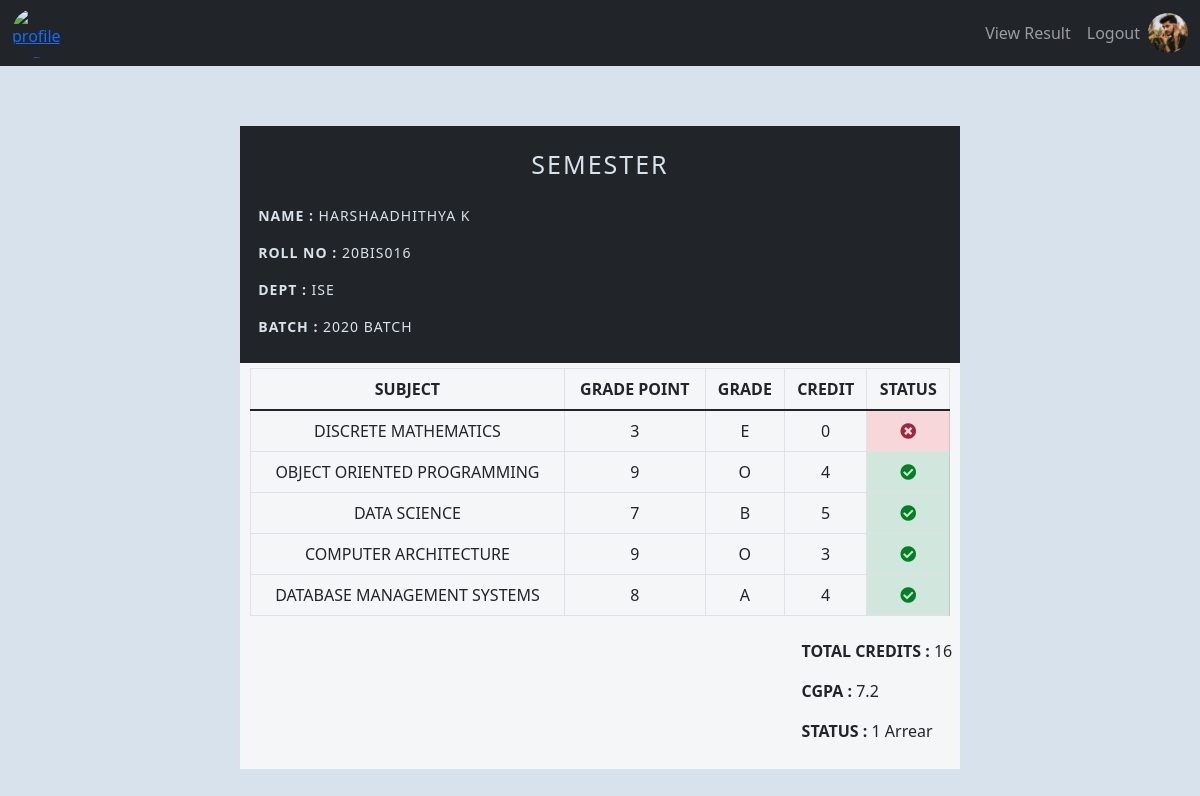
Screenshot of /result/view_result/8c9c0411e0d744a0b20cf405326b72d3 (signed in) with the database file from the repository.
### users/models.py (models this page shows, shortened)
class Profile(models.Model):
    roles_type=(
        ('admin','admin_user'),
        ('student','student_user')
    )
    gender_type=(
        ('M','Male'),
        ('F','Female')
    )
    user=models.OneToOneField(User,on_delete=models.CASCADE,null=True,blank=True)
    name=models.CharField(max_length=200)
    role=models.CharField(max_length=100,choices=roles_type)
    roll_no=models.CharField(max_length=15,unique=True)
    dept=models.ForeignKey(Department,on_delete=models.CASCADE,blank=True,null=True)
    batch=models.IntegerField(default=datetime.date.today().year, choices=year_choices())
    profile_img=models.ImageField(null=False,blank=False,upload_to='profiles/',default='profiles/user-default.jpg')
    address=models.TextField(null=True,blank=True)
    dob=models.DateField(null=True)
    gender=models.CharField(max_length=10,choices=gender_type,null=True)
    mobile=models.IntegerField(null=True)
    verified=models.BooleanField(null=True,blank=True)
    created=models.DateTimeField(auto_now_add=True)
    id=models.UUIDField(default=uuid.uuid4,unique=True,primary_key=True,editable=False)
    class Meta:
        ordering=['-batch','dept','roll_no','verified']

class Department(models.Model):
    name=models.CharField(max_length=200,unique=True)
    dept_expansion=models.CharField(max_length=200,unique=True,null=True)
    created=models.DateTimeField(auto_now_add=True)
    id=models.UUIDField(default=uuid.uuid4,unique=True,primary_key=True,editable=False)
    def __str__(self):
        return self.name
    class Meta:
        ordering=['name']

### results/models.py (models this page shows, shortened)
class Result(models.Model):
    grade_choice=(
        ('O','O'),('A','A'),('B','B'),('C','C'),('D','D'),('E','E')
    )
    status_choice=(
        (True,'Pass'),
        (False,'Fail')
    )
    student=models.ForeignKey(Profile,on_delete=models.CASCADE)
    semester=models.ForeignKey(Semester,on_delete=models.CASCADE,null=True,blank=True)
    subject=models.ForeignKey(Subject,null=True,on_delete=models.SET_NULL)
    credit=models.IntegerField(default=0,null=True,blank=True)
    grade=models.IntegerField(default=0,null=True,blank=True)
    grade_string=models.CharField(max_length=2,null=True,choices=grade_choice)
    status=models.BooleanField(default=0,choices=status_choice)
    created=models.DateTimeField(auto_now_add=True)
    id=models.UUIDField(default=uuid.uuid4,unique=True,primary_key=True,editable=False)
    class Meta:
        unique_together=('student','semester','subject')
        constraints = [
            models.UniqueConstraint(
                fields=('student','semester','subject'),
                name='unique for student subject and semester'
            )]

class Subject(models.Model):
    name=models.CharField(max_length=20,unique=True)
    subject_expansion=models.CharField(max_length=100,null=True)
    credit=models.IntegerField(default=0,null=True,blank=True)
    created=models.DateTimeField(auto_now_add=True)
    id=models.UUIDField(default=uuid.uuid4,unique=True,primary_key=True,editable=False)
    class Meta:
        ordering=['name']

class FinalResult(models.Model):
    student=models.ForeignKey(Profile,on_delete=models.CASCADE)
    semester=models.ForeignKey(Semester,on_delete=models.CASCADE,null=True,blank=True)
    cgpa=models.FloatField(default=0,null=True,blank=True)
    total_credits=models.IntegerField(default=0)
    no_of_arrears=models.IntegerField(default=0)
    created=models.DateTimeField(auto_now_add=True)
    id=models.UUIDField(default=uuid.uuid4,unique=True,primary_key=True,editable=False)
    class Meta:
        unique_together=('student','semester')
        ordering=['student__roll_no','-semester__year']

### results/views.py (the view)
# urls.py: path('result/',include('results.urls')),
@login_required(login_url='login')
def results(request,pk):
    profile=request.user.profile
    student_id=profile.id
    current_sem=Semester.objects.get(id=pk)
    results=Result.objects.filter(student=student_id,semester=pk)
    final_result=FinalResult.objects.get(student=student_id,semester=pk)
    context={'student':profile,'results':results,'current_sem':current_sem,'final_result':final_result}
    return render(request,'results/result.html',context)

### results/templates/results/result.html
{% extends 'main.html' %}
{% block content %}
<br>
<div class="container" style="width: 60%; background-color:#212529;  align-items:center; text-align:center; padding:20px 0 3px 0; margin-top:3%;">
      <p class="text-uppercase font-weight-light" style="color:#d8e2ed;  font-weight:lighter; font-size:25px; letter-spacing: 2px; ">Semester {{semester.semester_name}}</p>
</div>
<div class="container" style="width: 60%; background-color:#212529; text-align:justify; padding:2px 4px 10px 4px; font-size:14px;">
  <p class="text-uppercase" style="margin-inline-start: 2%; color:#d8e2ed; letter-spacing: 1px;" > <span style="font-weight: bold; color:#d8e2ed;">Name : </span >{{student.name}}</p>
  <p class="text-uppercase" style="margin-inline-start: 2%; color:#d8e2ed; letter-spacing: 1px;"> <span style="font-weight: bold; color:#d8e2ed;"> Roll no : </span >{{student.roll_no}}</p>
  <p class="text-uppercase" style="margin-inline-start: 2%; color:#d8e2ed; letter-spacing: 1px;"> <span style="font-weight: bold; color:#d8e2ed;"> Dept : </span >{{student.dept}}</p>
  <p class="text-uppercase" style="margin-inline-start: 2%; color:#d8e2ed; letter-spacing: 1px;"> <span style="font-weight: bold; color:#d8e2ed;"> Batch : </span >{{student.batch}} Batch</p>
</div>
<div class="container" style="width: 60%; background-color:#f5f6f7;  align-items:center; text-align:center; padding:5px 10px; " >
  <table class="table table-bordered">
      <thead>
          <tr>
            <th class="text-uppercase" scope="col">Subject</th>
            <th class="text-uppercase" scope="col"> <nobr>Grade Point</nobr></th>
            <th class="text-uppercase" scope="col">Grade</th>
            <th class="text-uppercase" scope="col">Credit</th>
            <th class="text-uppercase" scope="col">Status</th>
          </tr>
        </thead>
        <tbody>
        {% for result in results %}
          <tr>
            <td class="text-uppercase">{{result.subject.subject_expansion}}</td>
            <td>{{result.grade}}</td>
            <td>{{result.grade_string}}</td>
            <td>{{result.credit}}</td>
            {% if result.status == True %}
            <td class="text-uppercase table-success "><i class="fas fa-check-circle" style="color: #038024;"></i></td>
            {% else %}
            <td class="text-uppercase table-danger "><i class="fas fa-times-circle" style="color: #992943;"></i></td>
            {% endif %}
          </tr>
          {% endfor %}
        </tbody>
  </table>
</div>
<div class="container" style="width: 60%; background-color:#f5f6f7; text-align:justify; padding:2px 0 10px 0; margin-bottom:5%;">
  <p style="margin-inline-start: 78%;"> <span style="font-weight: bold;">TOTAL CREDITS : </span>{{final_result.total_credits}}</p>
  <p style="margin-inline-start: 78%;"> <span style="font-weight: bold;"> CGPA : </span>{{final_result.cgpa}}</p>
  {% if final_result.no_of_arrears == 0 %}
  <p style="margin-inline-start: 78%;"> <span style="font-weight: bold;"> STATUS : </span>All Clear</p>
  {% else %}
  <p style="margin-inline-start: 78%;"> <span style="font-weight: bold;"> STATUS : </span>{{final_result.no_of_arrears}} Arrear{{final_result.no_of_arrears|pluralize:"s"}}</p>
  {% endif %}
</div>
{% endblock %}

### templates/navbar.html (shortened to what this page needs)
{% load static %}
<nav class="navbar  navbar-expand-lg navbar-dark bg-dark ">
    <div class="container-fluid" style="height: 50px;">
      <a href="{% url 'home' %}"><img src="{% static 'images/kct-logo.png' %}" alt="profile img" class="mx-auto d-block rounded-circle" alt="demo" style="width: 50px; height: 50px; object-fit:cover; margin-left:15px;">
      <div class="collapse navbar-collapse" id="navbarNavDropdown" style="width: 100%; color:#212529" >
        <ul class="navbar-nav" style="margin-left: auto;">
        {% if request.user.is_authenticated %}
            {% if request.user.profile.role == 'admin' %}
              {% if request.user.profile.verified == True %}
                  <li class="nav-item">
                    <a class="nav-link" aria-current="page" href="{% url 'dept' %}">Departments</a>
                  </li>
                  <li class="nav-item">
                    <a class="nav-link" href="{% url 'subject' %}">Subjects</a>
                  </li>
                  <li class="nav-item">
                    <a class="nav-link" href="{% url 'semester' %}">Semesters</a>
                  </li>
                  <li class="nav-item">
                    <a class="nav-link" href="{% url 'student_result_home' %}">Results</a>
                  </li>
                  <li class="nav-item">
                    <a class="nav-link" href="{% url 'dept_sem_papers' %}">Semester and its subjects</a></li>
                  </li>
                  <li class="nav-item">
                    <a class="nav-link" href="{% url 'students' %}">Students</a></li>
                  </li>
                    <li class="nav-item">
                      <a class="nav-link" href="{% url 'admin_users' %}">admins</a>
                    </li>
              {% endif %}
              {% else %}
              <li class="nav-item">
                <a class="nav-link" href="{% url 'my_results' %}">View Result</a>
              </li>
            {% endif %}
            <li class="nav-item">
              <a class="nav-link" href="{% url 'logout' %}">Logout</a></li>
            {% if request.user.profile %}
              <li class="nav-item">
                <a href="{% url 'my_account' %}"><img src="{{request.user.profile.profile_img.url}}" alt="profile img" class="mx-auto d-block rounded-circle" alt="demo" style="width: 40px; height: 40px; object-fit:cover; margin-left:15px;">
                </a>
              </li>
            {% endif %}
        {% endif %}
        </ul>
      </div>
    </div>
  </nav>

### static/css/css/all.css (style rules this page uses)
.fa, .fas, .far, .fal, .fad, .fab { -moz-osx-font-smoothing: grayscale; -webkit-font-smoothing: antialiased; display: inline-block; font-style: normal; font-variant: normal; text-rendering: auto; line-height: 1; }
.fa-check-circle:before { content: "\f058"; }
.fa-times-circle:before { content: "\f057"; }
.fa, .fas { font-family: 'Font Awesome 5 Free'; font-weight: 900; }

### rows the page displays
Profile: name "HARSHAADHITHYA K", roll_no "20BIS016", dept "ISE", batch "2020"
Result: subject.subject_expansion "DISCRETE MATHEMATICS", grade "3", grade_string "E", credit "0", status False (drawn)
Result: subject.subject_expansion "OBJECT ORIENTED PROGRAMMING", grade "9", grade_string "O", credit "4", status True (drawn)
Result: subject.subject_expansion "DATA SCIENCE", grade "7", grade_string "B", credit "5", status True (drawn)
Result: subject.subject_expansion "COMPUTER ARCHITECTURE", grade "9", grade_string "O", credit "3", status True (drawn)
Result: subject.subject_expansion "DATABASE MANAGEMENT SYSTEMS", grade "8", grade_string "A", credit "4", status True (drawn)
FinalResult: total_credits "16", cgpa "7.2", no_of_arrears "1"
